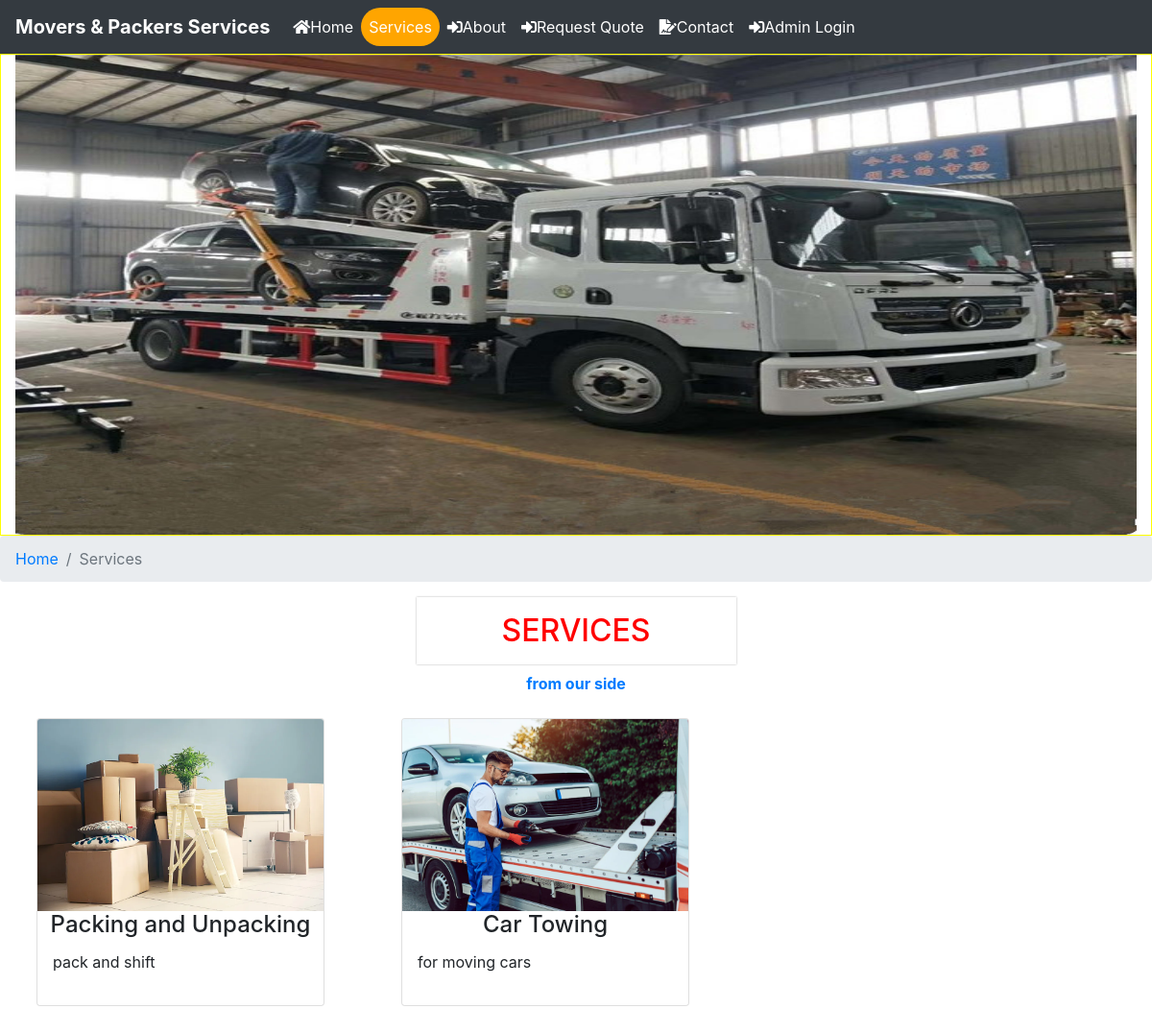
Page /services/ on the committed database.
### moverspackers/models.py (models this page shows, shortened)
class Services(models.Model):
    title = models.CharField(max_length=200, null=True)
    description = models.CharField(max_length=5000, null=True)
    image = models.FileField(null=True)
    creationdate = models.DateTimeField(auto_now_add=True)

### moverspackers/views.py (the view)
# urls.py: path('services/', services, name="services"),
def services(request):
    services = Services.objects.all()
    return render(request, 'services.html',locals())

### moverspackers/templates/services.html
{% load static %}
{% include 'header.html' %}
<header class="container-fluid" style="border: 1px solid yellow">
    <img src="{% static 'images/towing.jpg' %}" width="100%" height="500" class="img-responsive">
</header>
<nav aria-label="breadcrumb">
    <ol class="breadcrumb">
        <li class="breadcrumb-item"><a href="{% url 'index' %}">Home</a></li>
        <li class="breadcrumb-item active" aria-current="page">Services</li>
    </ol>
</nav>
<div class="container">
    <h3 class="page-title text-center">Services</h3>
    <p class="text-center text-primary mt-2 font-weight-bold">from our side</p>
    <div class="row">
        {% for i in services %}
        <div class="col-sm-4 p-2 mb-5">
            <div class="card" style="width:300px ; height:300px">
                <img class="card-img-top" src="{{i.image.url}}" style="width:100%;height:200px">
                <h4 class="card-title text-center">{{i.title}}</h4>
                <p class="card-title text-justify px-3">{{i.description}}</p>
            </div>
        </div>
        {% endfor %}
    </div>
</div>

### moverspackers/static/css/mystyle.css (style rules this page uses)
.page-title { color :red; font-size: 2em; padding: .5em 1em; box-shadow: 0px 0px 2px #b0b0b0; width:30%; margin: 0 auto; text-transform: uppercase; }

### rows in the picture
Services: image (picture), title "Packing and Unpacking", description "pack and shift"
Services: image (picture), title "Car Towing", description "for moving cars"
